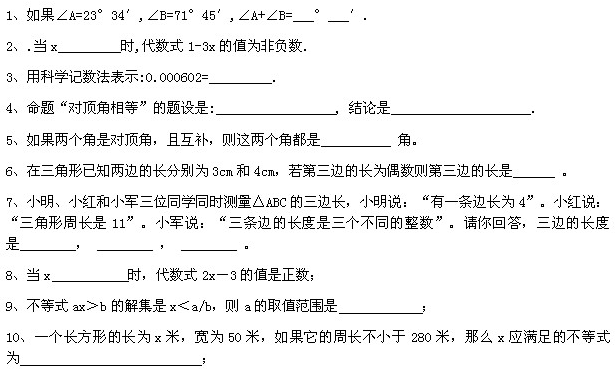
#> input picture data/images/fill.png, 615 x 380 px
$ python day066.py
#> lines starting #> are read from the running program, lines starting #| are printed output that depends on the picture; after the words box and inside, x2 and y2 are one past the last pixel; in counts of white or black regions, pixels touching at a corner belong together
'''
Author       : Bingqiang Zhou
Date         : 2021-02-23 16:44:35
LastEditors  : Bingqiang Zhou
LastEditTime : 2021-02-23 17:06:53
Description  : 图像形态学 – 开闭操作时候结构元素应用演示
    OpenCV中图像形态学开操作与闭操作，根据结构元素的不同可以实现不同的二值图像处理效果，
    我们可以通过下面的结构元素对图像进行开操作，提取二值图像中水平与垂直线，
    这个方法比霍夫直线检测要好用得多， 在一些应用场景中会特别有用，图像分析、OCR布局分析中形态学操作十分重要，
    我们通过两个例子来说明开闭操作的作用。
    一，开操作提取水平线，实现填空题横线位置提取
        结构元素大小为20x1
        其步骤分为：
        1.	转灰度
        2.	转二值，可选降噪
        3.	形态学操作，提取水平线
        4.	轮廓发现，确定位置

    二，闭操作实现不同层次的轮廓填充
        结构元素分为两种：
        矩形结构元素25x25大小
        圆形结构元素15x15大小
'''

import cv2 as cv
import matplotlib.pyplot as plt

# 一，开操作提取水平线，实现填空题横线位置提取
src1 = cv.imread("../data/images/fill.png")
#> src1 is the input picture: shape (380, 615, 3); min 0, max 255, mean 239.7

# 1.转灰度
gray = cv.cvtColor(src1, cv.COLOR_BGR2GRAY)
# 2.转二值，可选降噪
thresh, binary = cv.threshold(gray, 0, 255, cv.THRESH_OTSU | cv.THRESH_BINARY_INV)
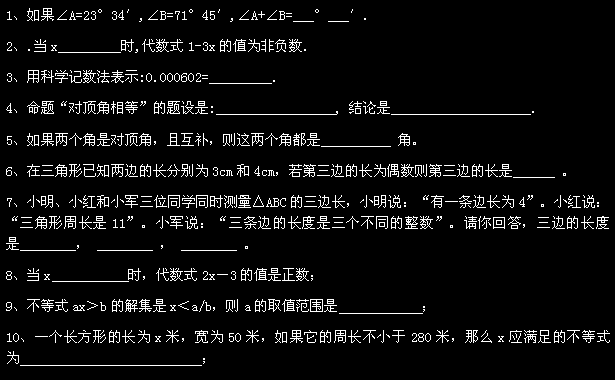
#> binary: shape (380, 615); 5.9% white in thin lines or dots
#> thresh = 14
# 3.形态学操作，提取水平线
kernel1 = cv.getStructuringElement(cv.MORPH_RECT, (20, 1), (-1, -1))
result1 = cv.morphologyEx(binary, cv.MORPH_OPEN, kernel1)
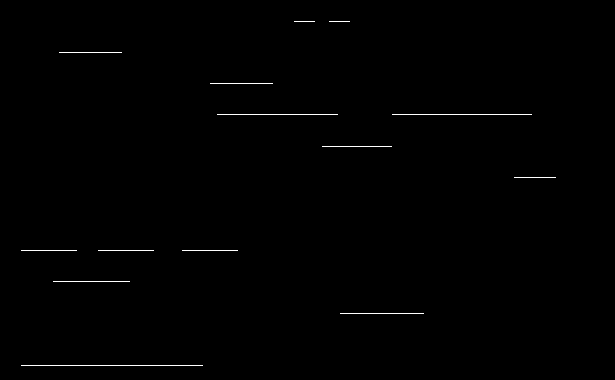
#> result1: shape (380, 615); 0.45% white in thin lines or dots, all inside (x1, y1, x2, y2) = (21, 21, 556, 366)
# 4.轮廓发现，确定位置
contours, hierarchy = cv.findContours(result1, cv.RETR_EXTERNAL, cv.CHAIN_APPROX_SIMPLE)
#> contours = 14 contours, all with area under 20
for c in range(len(contours)):
    x, y, w, h = cv.boundingRect(contours[c])
    cv.rectangle(src1, (x, y), (x+w, y-15), (0, 0, 255), 2)
#> this loop made 14 passes
#> (x, y, w) on passes 1 to 12: (21, 365, 182), (340, 313, 84), (53, 281, 77), (182, 250, 56), (98, 250, 56), (21, 250, 56), (514, 177, 42), (322, 146, 70), (392, 114, 140), (217, 114, 121), (210, 83, 63), (59, 52, 63)
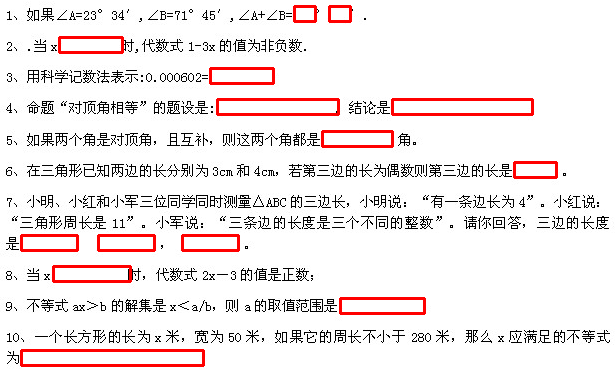
#> src1: shape (380, 615, 3); 3.22% of pixels changed, all inside (x1, y1, x2, y2) = (20, 5, 558, 367)


# 二，闭操作实现不同层次的轮廓填充
src2 = cv.imread("../data/images/morph3.png")
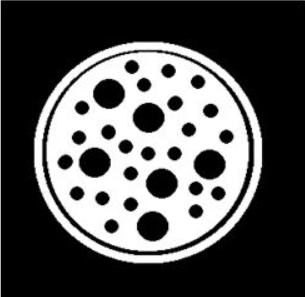
#> input picture data/images/morph3.png, 305 x 297 px
#> src2 is the input picture: shape (297, 305, 3); min 0, max 255, mean 83.1
kernel2 = cv.getStructuringElement(cv.MORPH_RECT, (25, 25))
#> kernel2: shape (25, 25); every value is 1
result2 = cv.morphologyEx(src2, cv.MORPH_CLOSE, kernel2)
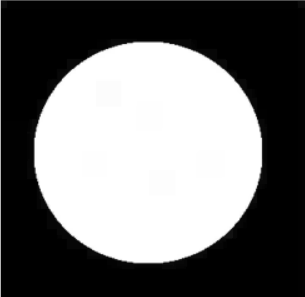
#> result2: shape (297, 305, 3); min 0, max 255, mean 113.4
kernel3 = cv.getStructuringElement(cv.MORPH_ELLIPSE, (25, 25))
#> kernel3: shape (25, 25); values 0 (black) and 1 (white), 76.3% white; 4 black regions, box (x1, y1, x2, y2) and area: (0, 0, 12, 9) 37, (13, 0, 25, 9) 37, (0, 16, 12, 25) 37, (13, 16, 25, 25) 37
result3 = cv.morphologyEx(src2, cv.MORPH_CLOSE, kernel3)
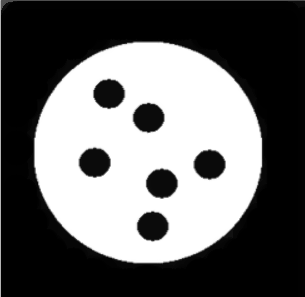
#> result3: shape (297, 305, 3); min 0, max 255, mean 102


# 可视化
rows = 2
cols = 3
images = [src1, binary, result1, src2, result2, result3]
titles = ["result 1", "binary 1", "morph result 1", "src 2", "MORPH_RECT 25x25", "MORPH_ELLIPSE 25x25"]
plt.figure(figsize=(cols * 4, rows * 3)) # Width, height in inches.
for index, image in enumerate(images):
    plt.subplot(rows, cols, index + 1)
    if index >= len(titles):
        plt.title("image")
    else:
        plt.title(titles[index])
    plt.axis("off")
    if image.ndim > 2:
        plt.imshow(image[:, :, ::-1])
    else:
        plt.imshow(image, cmap="gray")
#> this loop made 6 passes
plt.show()
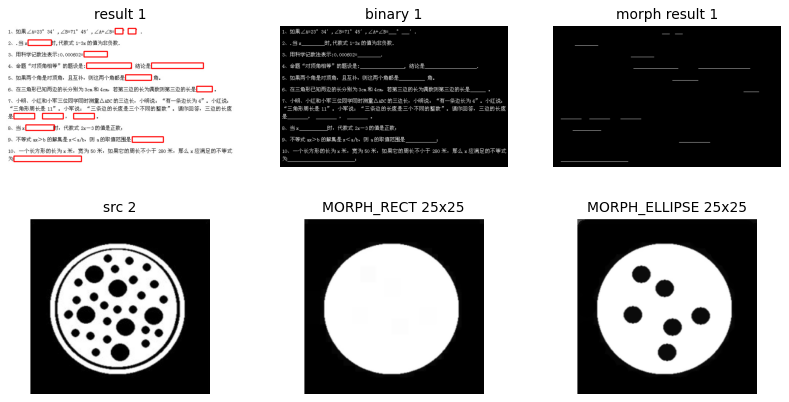
#> figure drawn by matplotlib, 6 panels
